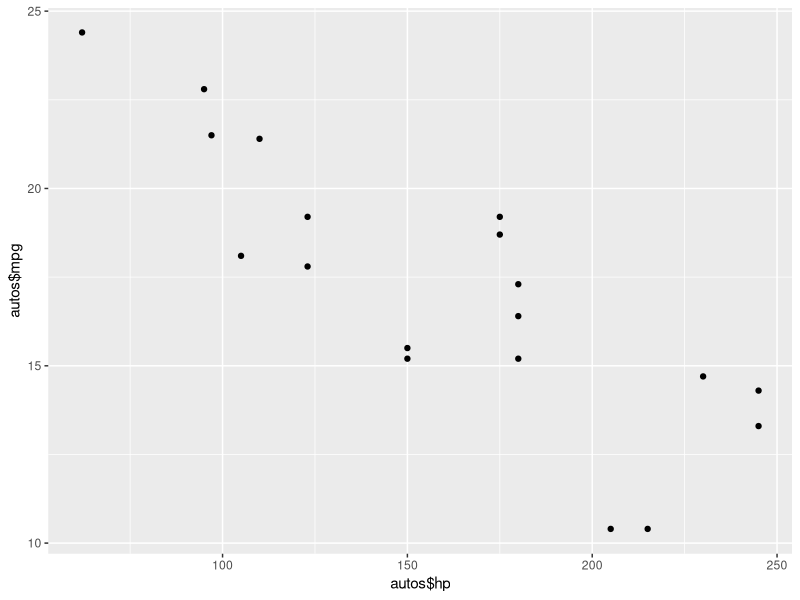
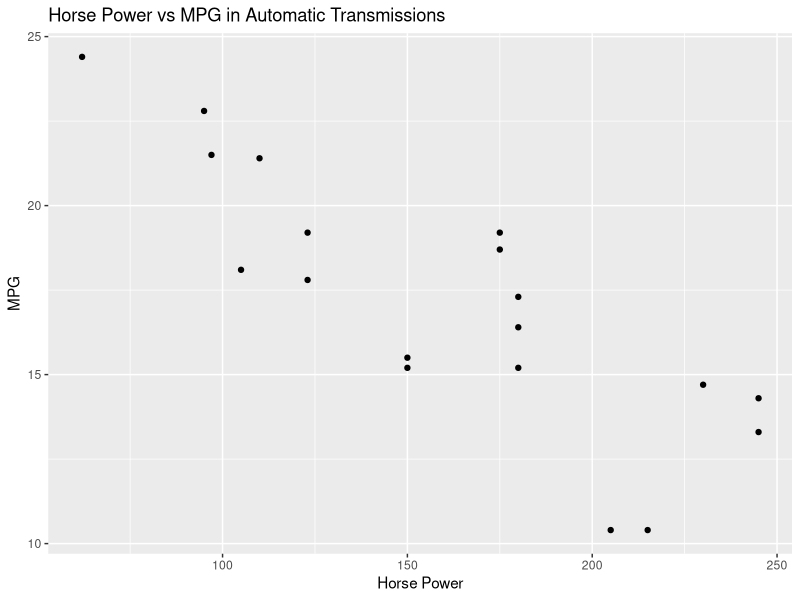
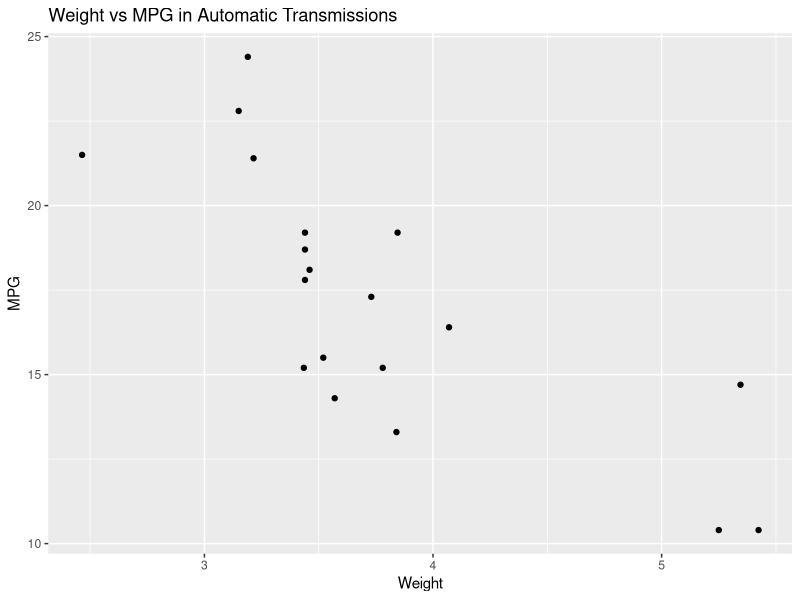
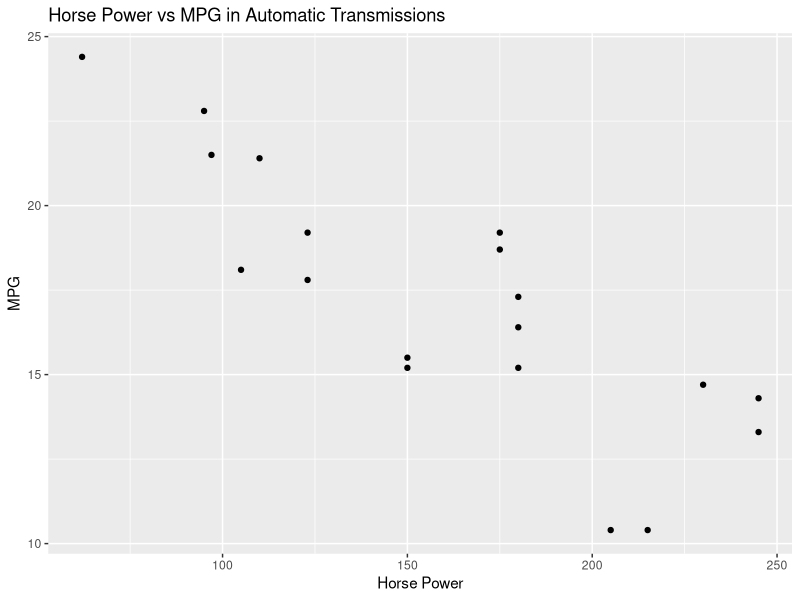
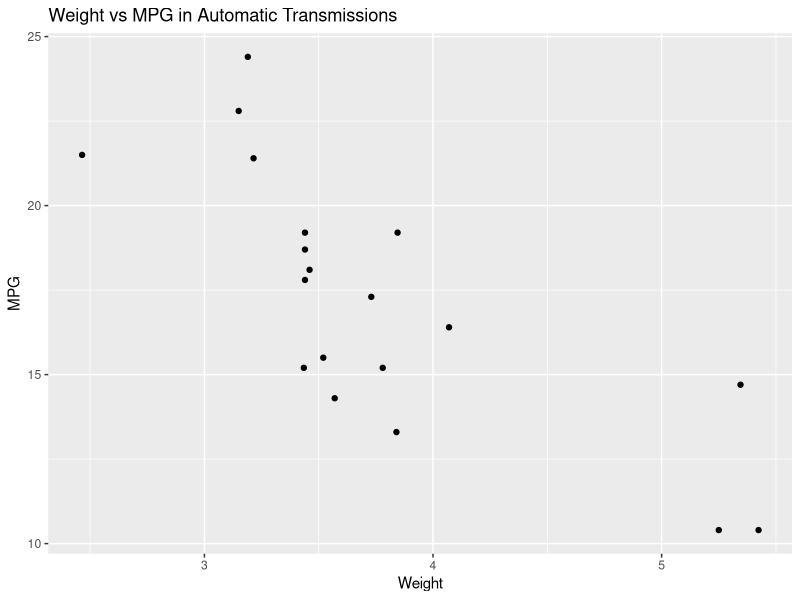

Recreate these plots in R, in order. (Note: this script raises an error after producing the figures.)
# Load packages
library(tidyverse)
library(ggplot2)

# 1. Load in data
data("mtcars")
str(mtcars)
?mtcars

# 2. Subset for automatic transmissions only 
autos=mtcars %>%
  filter(am == 0) 


# 3. Save as a new file in Assignment_5 directory
write.csv(autos, file = "./../Assignment_5/automatic_mtcars.csv")


# 4. Plot of HP vs MPG
ggplot(data = autos, mapping = aes(x= autos$hp, y= autos$mpg, xlab = "Horse Power", ylab = "MPG")) +
  geom_point()

# 5. Save this plot as a png

HPplot <- ggplot(autos, aes(hp, mpg)) + geom_point()

print(HPplot + labs(title = "Horse Power vs MPG in Automatic Transmissions", y="MPG", x = "Horse Power"))

png(filename = "./../Assignment_5/mpg_vs_hp_auto.png")
print(HPplot + labs(title = "Horse Power vs MPG in Automatic Transmissions", y="MPG", x = "Horse Power"))
dev.off()


# 6. Plots wt vs mpg
Wtplot <- ggplot(autos, aes(wt, mpg)) + geom_point()
print(Wtplot + labs(title = "Weight vs MPG in Automatic Transmissions", y= "MPG", x= "Weight"))

# 7. Save as a tiff
tiff(filename = "./../Assignment_5/mpg_vs_wt_auto.tiff")
print(Wtplot + labs(title = "Weight vs MPG in Automatic Transmissions", y= "MPG", x= "Weight"))
dev.off()


# 8. Subset displacements less than or equal to 200
summary(mtcars)

Disp <- subset(mtcars, disp <= 200)

Disp

# 9. Save as csv
csv(filename= "./../Assignment_5/mtcars_max200_displ.csv")
Disp <- subset(mtcars, disp <= 200)
dev.off()

write.csv(Disp, "mtcars_max200_displ.csv")

# 10. Calculate the max HP for each of the dataframes 
MaxHPoriginal <- max(mtcars$hp)
MaxHPautos <- max(autos$hp)
MaxHP200 <- max(Disp$hp)

# 11. Prints the calculations in readable format
MaxHP <- c(MaxHPoriginal, MaxHPautos, MaxHP200)

write.table(MaxHP, file = "hp_maximums.txt", sep = "\t",
            row.names = TRUE, col.names = NA)

